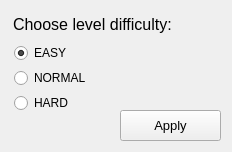
<?xml version="1.0" encoding="UTF-8"?>
<ui version="4.0">
 <class>MainWindow</class>
 <widget class="QMainWindow" name="MainWindow">
  <property name="geometry">
   <rect>
    <x>0</x>
    <y>0</y>
    <width>232</width>
    <height>152</height>
   </rect>
  </property>
  <property name="sizePolicy">
   <sizepolicy hsizetype="Minimum" vsizetype="Minimum">
    <horstretch>232</horstretch>
    <verstretch>152</verstretch>
   </sizepolicy>
  </property>
  <property name="minimumSize">
   <size>
    <width>232</width>
    <height>152</height>
   </size>
  </property>
  <property name="maximumSize">
   <size>
    <width>232</width>
    <height>152</height>
   </size>
  </property>
  <property name="windowTitle">
   <string>Select level</string>
  </property>
  <widget class="QWidget" name="centralwidget">
   <widget class="QLabel" name="label">
    <property name="geometry">
     <rect>
      <x>13</x>
      <y>12</y>
      <width>201</width>
      <height>24</height>
     </rect>
    </property>
    <property name="font">
     <font>
      <pointsize>12</pointsize>
     </font>
    </property>
    <property name="text">
     <string>Choose level difficulty:</string>
    </property>
   </widget>
   <widget class="QRadioButton" name="radioButton">
    <property name="enabled">
     <bool>true</bool>
    </property>
    <property name="geometry">
     <rect>
      <x>14</x>
      <y>44</y>
      <width>273</width>
      <height>18</height>
     </rect>
    </property>
    <property name="text">
     <string>EASY</string>
    </property>
    <property name="checked">
     <bool>true</bool>
    </property>
    <attribute name="buttonGroup">
     <string notr="true">buttonGroup</string>
    </attribute>
   </widget>
   <widget class="QRadioButton" name="radioButton_2">
    <property name="geometry">
     <rect>
      <x>14</x>
      <y>69</y>
      <width>273</width>
      <height>18</height>
     </rect>
    </property>
    <property name="text">
     <string>NORMAL</string>
    </property>
    <attribute name="buttonGroup">
     <string notr="true">buttonGroup</string>
    </attribute>
   </widget>
   <widget class="QRadioButton" name="radioButton_3">
    <property name="geometry">
     <rect>
      <x>14</x>
      <y>94</y>
      <width>273</width>
      <height>18</height>
     </rect>
    </property>
    <property name="text">
     <string>HARD</string>
    </property>
    <attribute name="buttonGroup">
     <string notr="true">buttonGroup</string>
    </attribute>
   </widget>
   <widget class="QPushButton" name="pushButton">
    <property name="geometry">
     <rect>
      <x>120</x>
      <y>110</y>
      <width>101</width>
      <height>31</height>
     </rect>
    </property>
    <property name="sizePolicy">
     <sizepolicy hsizetype="Fixed" vsizetype="Fixed">
      <horstretch>101</horstretch>
      <verstretch>31</verstretch>
     </sizepolicy>
    </property>
    <property name="minimumSize">
     <size>
      <width>101</width>
      <height>31</height>
     </size>
    </property>
    <property name="maximumSize">
     <size>
      <width>101</width>
      <height>31</height>
     </size>
    </property>
    <property name="font">
     <font>
      <pointsize>10</pointsize>
     </font>
    </property>
    <property name="text">
     <string>Apply</string>
    </property>
    <property name="checkable">
     <bool>false</bool>
    </property>
    <property name="checked">
     <bool>false</bool>
    </property>
   </widget>
  </widget>
 </widget>
 <resources/>
 <connections/>
 <buttongroups>
  <buttongroup name="buttonGroup"/>
 </buttongroups>
</ui>
